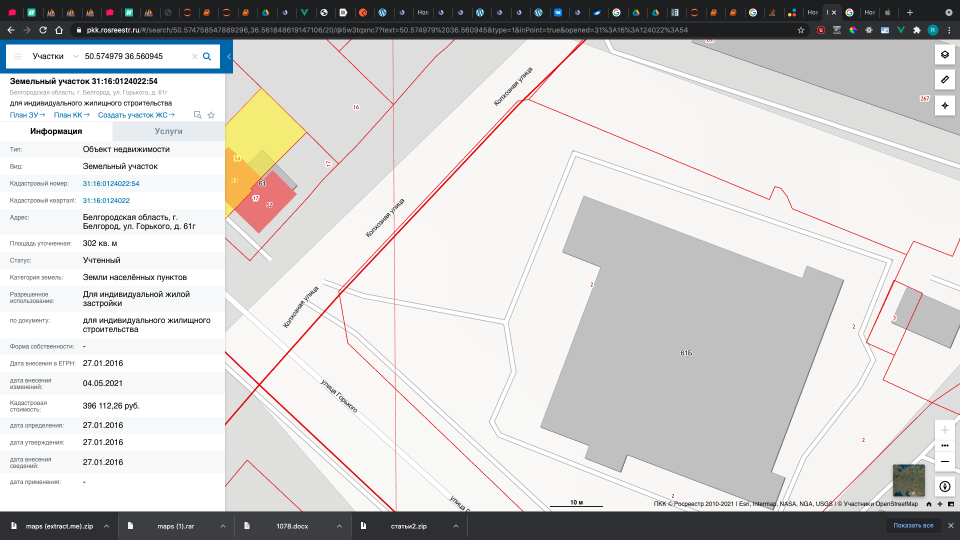
#> input picture screen.jpg, 1920 x 1080 px (shown at 1/2 size)
$ jupyter execute --allow-errors Untitled.ipynb   (shell and % lines are left out)   (older library calls are emulated)
#> lines starting #> are read from the running program, lines starting #| are printed output that depends on the picture; after the words box and inside, x2 and y2 are one past the last pixel; in counts of white or black regions, pixels touching at a corner belong together
[cell 1]
import cv2
import numpy as np

[cell 2]
imgRead = cv2.imread(r'C:\Users\micke\PycharmProjects\maps\output_pics\2328010112661\2328010112661.png')

#> (a cell that did not finish here is left out)

[cell 4]
# Load the image
img = cv2.imread(r'C:\Users\micke\PycharmProjects\maps\output_pics\61440011503123\61440011503123.png')
#> (the rest of this cell did not finish here and is left out)

[cell 5]
import matplotlib.pyplot as plt
img = cv2.imread('dst.png')
#img = cv2.cvtColor(img, cv2.COLOR_BGR2RGB)

# Накладываем фильтр и убираем шум
#> (the rest of this cell did not finish here and is left out)

[cell 6]
import numpy as np


pts = np.array([[60, 437], [292, 339],[388, 508], [156, 609]])

## (1) Crop the bounding rect
rect = cv2.boundingRect(pts)
x,y,w,h = rect
#> (the rest of this cell did not finish here and is left out)

#> (a cell that did not finish here is left out)

#> (a cell that did not finish here is left out)

#> (a cell that did not finish here is left out)

#> (a cell that did not finish here is left out)

#> (a cell that did not finish here is left out)

#> (a cell that did not finish here is left out)

[cell 13]
# Plot the points
plt.figure(figsize = (10, 16))
plt.subplot(1, 2, 1)
#> (the rest of this cell did not finish here and is left out)

[cell 14]
import re
print(int(re.findall(r'\d+', '1200 м')[0]))

[cell 15]
img = cv2.imread(r'C:\Users\micke\PycharmProjects\maps\output_pics\2328010112661\2328010112661.png')

[cell 16]
#КОД ДЛЯ ПОДБОРА ФИЛЬТРА

import cv2
import numpy as np

img = cv2.imread('screen.jpg')
#> img is the input picture: shape (1080, 1920, 3); mean B, G, R 204.8, 205.9, 207.3

if __name__ == '__main__':
    def nothing(*arg):
        pass

cv2.namedWindow( "result" ) # создаем главное окно
cv2.namedWindow( "settings" ) # создаем окно настроек

# создаем 6 бегунков для настройки начального и конечного цвета фильтра
cv2.createTrackbar('h1', 'settings', 0, 255, nothing)
#> slider 'h1' is set to 85
cv2.createTrackbar('s1', 'settings', 0, 255, nothing)
#> slider 's1' is set to 85
cv2.createTrackbar('v1', 'settings', 0, 255, nothing)
#> slider 'v1' is set to 85
cv2.createTrackbar('h2', 'settings', 255, 255, nothing)
cv2.createTrackbar('s2', 'settings', 255, 255, nothing)
cv2.createTrackbar('v2', 'settings', 255, 255, nothing)
crange = [0,0,0, 0,0,0]

while True:

    hsv = cv2.cvtColor(img, cv2.COLOR_BGR2HSV )
#> hsv: shape (1080, 1920, 3); mean H, S, V 33.3, 9.9, 209.4

    # считываем значения бегунков
    h1 = cv2.getTrackbarPos('h1', 'settings')
    s1 = cv2.getTrackbarPos('s1', 'settings')
    v1 = cv2.getTrackbarPos('v1', 'settings')
    h2 = cv2.getTrackbarPos('h2', 'settings')
    s2 = cv2.getTrackbarPos('s2', 'settings')
    v2 = cv2.getTrackbarPos('v2', 'settings')

    # формируем начальный и конечный цвет фильтра
    h_min = np.array((h1, s1, v1), np.uint8)
    h_max = np.array((h2, s2, v2), np.uint8)

    # накладываем фильтр на кадр в модели HSV
    thresh = cv2.inRange(hsv, h_min, h_max)
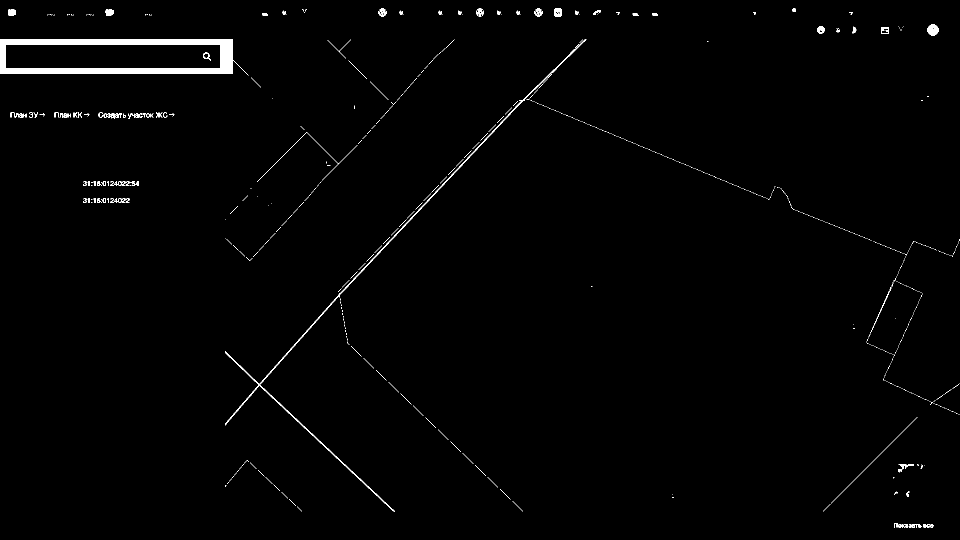
#> thresh: shape (1080, 1920) (shown at 1/2 size); 1.1% white; 884 white regions (775 under 20 px), largest, box (x1, y1, x2, y2) and area: (0, 79, 497, 151) 11179, (450, 79, 1173, 1023) 3531, (1855, 49, 1877, 71) 369

    cv2.imshow('result', thresh)

    ch = cv2.waitKey(5)
#> (key Esc is pressed here)
    if ch == 27:
        break

#> (the rest of this cell did not finish here and is left out)
